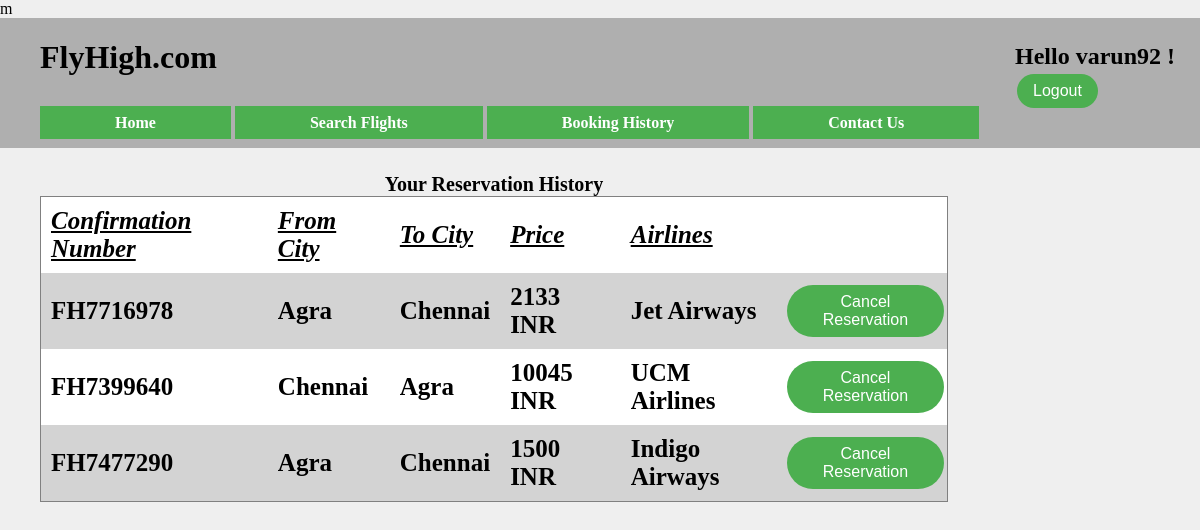
Screenshot of /history.php (signed in) with the database file from the repository.
### tables this page shows
CREATE TABLE `reservations` (
  `username` varchar(30) NOT NULL,
  `reservationNo` varchar(30) NOT NULL,
  `fromCity` varchar(30) NOT NULL,
  `toCity` varchar(30) NOT NULL,
  `price` int(20) NOT NULL,
  `airlines` varchar(30) NOT NULL
);

### inc_database.php (called while the page is built, shortened)
<?php
	$servername = "localhost";
	$username = "root";
	$password = "";
	$dbname = "flyhigh";
	$connection = new mysqli($servername, $username, $password, $dbname);
	function runQuery($sql){
		global $result, $connection;
		try {
			if(!($result = $connection->query($sql))) {
				throw new Exception("Select Query Failed " . $connection->error);
			}
		}
		catch(Exception $e) {
			die("Error: " . $e->getMessage());
		}
	}
?>

### history.php (the view, shortened to what this page needs)
<!DOCTYPE html>
<html>
	<head>
		<link rel="stylesheet" type="text/css" href="flyHigh.css">
	</head>
	<body>
		<?php
			include('inc_header.php');
			include('inc_database.php');
		?>
		<div class= "content">
		<form method="POST" action="<?php echo $_SERVER[ "PHP_SELF"]; ?>" onsubmit="return confirmCancellation()">
			<?php
				if($_SESSION['name'] == "loggedIn"){
					echo "<table>";
					echo "<caption><b>Your Reservation History</b> </caption>";
					$sql = "SELECT reservationNo, fromCity, toCity, price, airlines FROM reservations WHERE username = '". $_SESSION['username']."';";
					runQuery($sql);
					echo "<tr>
							<td class='tableData'><b><i><u>Confirmation Number</u></i></b></td>
							<td class='tableData'><b><i><u>From City</u></i></b></td>
							<td class='tableData'><b><i><u>To City</u></i></b></td>
							<td class='tableData'><b><i><u>Price</u></i></b></td>
							<td class='tableData'><b><i><u>Airlines</u></i></b></td>
							<td class='tableData'></td>
						</tr>";
					while($row = $result->fetch_assoc()) {
						print("<tr>");
							echo "<td class='tableData'>" . $row['reservationNo'] . " </td>";
							echo "<td class='tableData'>" . $row['fromCity'] . "</td>";
							echo "<td class='tableData'>" . $row['toCity'] . "</td>";
							echo "<td class='tableData'>" . $row['price'] . " INR</td>";
							echo "<td class='tableData'>" . $row['airlines'] . "</td>";
							echo '<td><button class="button" name="cancelReservation" value="' . $row['reservationNo'] . '">Cancel Reservation</button></td>';
						print("</tr>");
					}
					echo "</table>";
				}
				else{
					echo "<h1>Please log in to view your reservations</h1>";
				}
			?>
		</form>
		</div>
	</body>
</html>

### inc_header.php (shortened to what this page needs)
m
<div class="header">
	<div class="inline one">
		<h1 style="font-family:Cooper;">FlyHigh.com</h1>
	</div>
	<div class="inline two">
		<?php
			if($_SESSION['name']=="loggedIn"){
				echo '<font size="5"><b>  Hello '. $_SESSION['username'] .' !<b></font><br/><button class="button" onclick="window.location.href=' . "'logout.php'" . '">Logout</button>';
			}
		?>
	</div>
	<div class="menu">
		<ul>
			<li><a href="main.php">Home</a></li>
			<li><a href="flights.php">Search Flights</a></li>
			<li><a href="history.php">Booking History</a></li>
			<li><a href="contactUs.php">Contact Us</a></li>
		</ul>
	</div>
</div>

### flyHigh.css (style rules this page uses)
body { background-color: #EFEFEF; margin-left: 0px; margin-right: 0px; margin-bottom: 0px; margin-top: 0px; }
.inline { display: inline-block; }
.header { background-color: #AFAFAF; height: 130px; }
.one { margin-left: 40px; }
.two { float: right; margin-right: 25px; margin-top: 25px; }
.button, input[type="submit"], input[type="reset"] { border: none; color: #4CAF50; padding: 8px 16px; text-align: center; display: inline-block; font-size: 16px; margin: 4px 2px; border-radius: 30px; background-color: #4CAF50; color: white; }
.menu ul li { display: inline-block; }
.menu li a { padding: 8px 75px; margin-right: 0px; background-color: #4CAF50; color: #ffffff; text-decoration: none; }
.content { margin-left: 40px; margin-right: 25px; margin-bottom: 25px; margin-top: 25px; }
form { font-size: 20px; }

### history.php (style rules this page uses)
table { background-color: lightgray; border-collapse: collapse; border: 1px solid gray; width: 80%; }
.tableData { padding: 10px; font-size:25px; }
tr:nth-child(odd) { background-color: white; }

### rows the page displays
reservations: reservationNo "FH7716978", fromCity "Agra", toCity "Chennai", price "2133", airlines "Jet Airways"
reservations: reservationNo "FH7399640", fromCity "Chennai", toCity "Agra", price "10045", airlines "UCM Airlines"
reservations: reservationNo "FH7477290", fromCity "Agra", toCity "Chennai", price "1500", airlines "Indigo Airways"

### other values shown
$_SESSION['username'] "varun92"
